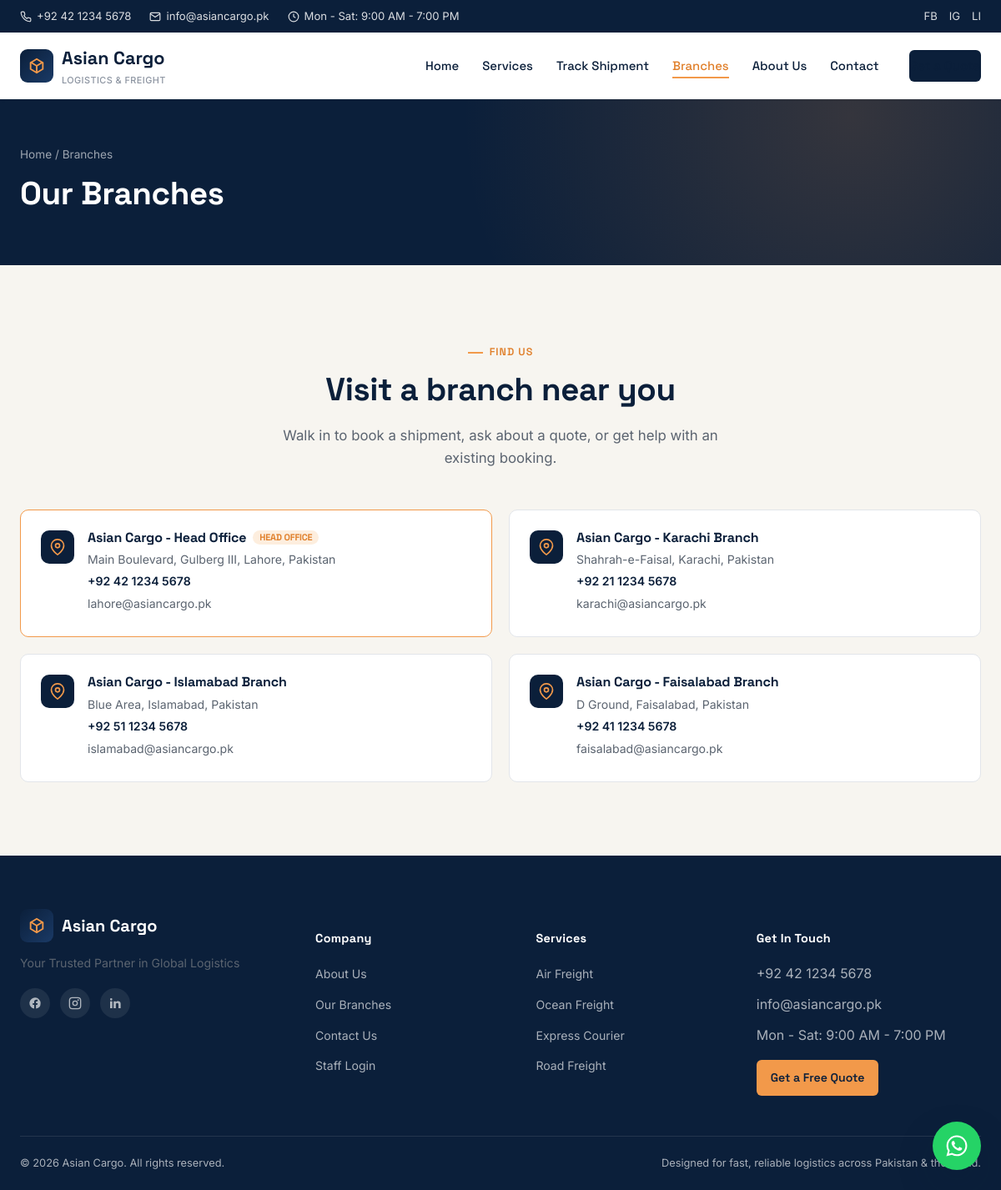
/branches.php, run on the app's committed database.
### tables this page shows
CREATE TABLE IF NOT EXISTS branches (
    id INT AUTO_INCREMENT PRIMARY KEY,
    branch_name VARCHAR(150) NOT NULL,
    city VARCHAR(100) NOT NULL,
    address VARCHAR(255) NOT NULL,
    phone VARCHAR(30) NOT NULL,
    email VARCHAR(150) NULL,
    latitude DECIMAL(10,7) NULL,
    longitude DECIMAL(10,7) NULL,
    is_head_office TINYINT(1) NOT NULL DEFAULT 0,
    display_order INT NOT NULL DEFAULT 0,
    created_at DATETIME NOT NULL DEFAULT CURRENT_TIMESTAMP
);

### config/helpers.php (called while the page is built, shortened)
<?php
require_once __DIR__ . '/database.php';
function e(?string $value): string
{
    return htmlspecialchars($value ?? '', ENT_QUOTES, 'UTF-8');
}
function setting(string $key, string $default = ''): string
{
    static $cache = null;
    if ($cache === null) {
        $cache = [];
        $stmt = getDB()->query('SELECT setting_key, setting_value FROM settings');
        foreach ($stmt->fetchAll() as $row) {
            $cache[$row['setting_key']] = $row['setting_value'];
        }
    }
    return $cache[$key] ?? $default;
}

### config/database.php (called while the page is built, shortened)
<?php
function getDB(): PDO
{
    static $pdo = null;
    if ($pdo === null) {
        try {
            $pdo = new PDO(
                'mysql:host=' . DB_HOST . ';dbname=' . DB_NAME . ';charset=utf8mb4',
                DB_USER,
                DB_PASS,
                [
                    PDO::ATTR_ERRMODE            => PDO::ERRMODE_EXCEPTION,
                    PDO::ATTR_DEFAULT_FETCH_MODE => PDO::FETCH_ASSOC,
                    PDO::ATTR_EMULATE_PREPARES   => false,
                ]
            );
        } catch (PDOException $e) {
            die('Database connection failed. Please check config/database.php — ' . $e->getMessage());
        }
    }
    return $pdo;
}

### branches.php (the view, shortened to what this page needs)
<?php
$activePage = 'branches';
$branches = getDB()->query('SELECT * FROM branches ORDER BY is_head_office DESC, display_order ASC')->fetchAll();
include __DIR__ . '/includes/header.php';
?>
<section class="page-header">
  <div class="container">
    <p class="breadcrumb"><a href="/">Home</a> / Branches</p>
    <h1>Our Branches</h1>
  </div>
</section>
<section class="section">
  <div class="container">
    <div class="section-head center">
      <span class="eyebrow">Find Us</span>
      <h2 class="section-title">Visit a branch near you</h2>
      <p class="section-sub">Walk in to book a shipment, ask about a quote, or get help with an existing booking.</p>
    </div>
    <div class="branches-grid">
      <?php foreach ($branches as $branch): ?>
      <div class="branch-card <?= $branch['is_head_office'] ? 'head-office' : '' ?>">
        <div class="branch-pin">
          <svg viewBox="0 0 24 24" fill="none" stroke="currentColor" stroke-width="2"><path d="M21 10c0 7-9 13-9 13s-9-6-9-13a9 9 0 0 1 18 0z"/><circle cx="12" cy="10" r="3"/></svg>
        </div>
        <div>
          <h4>
            <?= e($branch['branch_name']) ?>
            <?php if ($branch['is_head_office']): ?><span class="branch-tag">Head Office</span><?php endif; ?>
          </h4>
          <p><?= e($branch['address']) ?></p>
          <p class="branch-phone"><?= e($branch['phone']) ?></p>
          <?php if ($branch['email']): ?><p><?= e($branch['email']) ?></p><?php endif; ?>
        </div>
      </div>
      <?php endforeach; ?>
    </div>
  </div>
</section>
<?php include __DIR__ . '/includes/footer.php'; ?>

### includes/header.php (shortened to what this page needs)
<?php
$activePage = $activePage ?? '';
?>
<!DOCTYPE html>
<html lang="en">
<head>
<title><?= e($pageTitle ?? setting('site_name', 'Asian Cargo')) ?> | <?= e(setting('site_name', 'Asian Cargo')) ?></title>
<link rel="stylesheet" href="/css/style.css">
</head>
<body>
<div class="topbar">
  <div class="container">
    <div class="topbar-left">
      <span class="topbar-item">
        <?= e(setting('contact_phone', '+92 42 1234 5678')) ?>
      </span>
      <span class="topbar-item">
        <svg width="14" height="14" viewBox="0 0 24 24" fill="none" stroke="currentColor" stroke-width="2"><path d="M4 4h16v16H4z" stroke="none"/><path d="M22 6l-10 7L2 6"/><rect x="2" y="4" width="20" height="16" rx="2"/></svg>
        <?= e(setting('contact_email', 'info@asiancargo.pk')) ?>
      </span>
      <span class="topbar-item">
        <svg width="14" height="14" viewBox="0 0 24 24" fill="none" stroke="currentColor" stroke-width="2"><circle cx="12" cy="12" r="10"/><polyline points="12 6 12 12 16 14"/></svg>
        <?= e(setting('office_hours', 'Mon - Sat: 9:00 AM - 7:00 PM')) ?>
      </span>
    </div>
    <div class="topbar-social">
      <a href="<?= e(setting('facebook_url', '#')) ?>" aria-label="Facebook" target="_blank" rel="noopener">FB</a>
      <a href="<?= e(setting('instagram_url', '#')) ?>" aria-label="Instagram" target="_blank" rel="noopener">IG</a>
      <a href="<?= e(setting('linkedin_url', '#')) ?>" aria-label="LinkedIn" target="_blank" rel="noopener">LI</a>
    </div>
  </div>
</div>
<header class="site-header">
  <div class="container">
    <a href="/" class="logo">
      <span class="logo-mark">
        <svg viewBox="0 0 24 24" fill="none" stroke="#F2994A" stroke-width="2"><path d="M20 8l-8-5-8 5v8l8 5 8-5V8z"/><path d="M12 12l8-5M12 12v9M12 12L4 7"/></svg>
      </span>
      <span>
        <?= e(setting('site_name', 'Asian Cargo')) ?>
        <span class="logo-sub">LOGISTICS &amp; FREIGHT</span>
      </span>
    </a>
    <nav class="main-nav" id="mainNav">
      <ul>
        <li><a href="/" class="<?= $activePage === 'home' ? 'active' : '' ?>">Home</a></li>
        <li><a href="/services.php" class="<?= $activePage === 'services' ? 'active' : '' ?>">Services</a></li>
        <li><a href="/track.php" class="<?= $activePage === 'track' ? 'active' : '' ?>">Track Shipment</a></li>
        <li><a href="/branches.php" class="<?= $activePage === 'branches' ? 'active' : '' ?>">Branches</a></li>
        <li><a href="/about.php" class="<?= $activePage === 'about' ? 'active' : '' ?>">About Us</a></li>
        <li><a href="/contact.php" class="<?= $activePage === 'contact' ? 'active' : '' ?>">Contact</a></li>
      </ul>
      <a href="/quote.php" class="btn btn-navy btn-sm">Get a Quote</a>
    </nav>
  </div>
</header>

### includes/footer.php (shortened to what this page needs)
<footer class="site-footer">
  <div class="container">
    <div class="footer-grid">
      <div class="footer-col">
        <div class="footer-logo">
          <span class="logo-mark">
            <svg viewBox="0 0 24 24" fill="none" stroke="#F2994A" stroke-width="2"><path d="M20 8l-8-5-8 5v8l8 5 8-5V8z"/><path d="M12 12l8-5M12 12v9M12 12L4 7"/></svg>
          </span>
          <?= e(setting('site_name', 'Asian Cargo')) ?>
        </div>
        <p style="font-size:0.88rem; max-width: 280px;">
          <?= e(setting('site_tagline', 'Your trusted partner in global logistics, delivering air, ocean and express freight across the world.')) ?>
        </p>
        <div class="footer-social" style="margin-top:18px;">
          <a href="<?= e(setting('facebook_url', '#')) ?>" aria-label="Facebook" target="_blank" rel="noopener"><svg viewBox="0 0 24 24" fill="currentColor"><path d="M22 12a10 10 0 1 0-11.5 9.9v-7H7.9V12h2.6V9.8c0-2.6 1.5-4 3.9-4 1.1 0 2.3.2 2.3.2v2.5h-1.3c-1.3 0-1.7.8-1.7 1.6V12h2.9l-.5 2.9h-2.4v7A10 10 0 0 0 22 12z"/></svg></a>
          <a href="<?= e(setting('instagram_url', '#')) ?>" aria-label="Instagram" target="_blank" rel="noopener"><svg viewBox="0 0 24 24" fill="none" stroke="currentColor" stroke-width="2"><rect x="2" y="2" width="20" height="20" rx="5"/><circle cx="12" cy="12" r="4"/><circle cx="17.5" cy="6.5" r="0.5" fill="currentColor"/></svg></a>
          <a href="<?= e(setting('linkedin_url', '#')) ?>" aria-label="LinkedIn" target="_blank" rel="noopener"><svg viewBox="0 0 24 24" fill="currentColor"><path d="M6.94 5a2 2 0 1 1-4-.002 2 2 0 0 1 4 .002zM7 8.48H3V21h4V8.48zm6.32 0H9.34V21h3.94v-6.57c0-3.66 4.77-3.96 4.77 0V21H22v-7.93c0-6.17-7.06-5.94-8.68-2.91V8.48z"/></svg></a>
        </div>
      </div>
      <div class="footer-col">
        <h5>Company</h5>
        <ul>
          <li><a href="/about.php">About Us</a></li>
          <li><a href="/branches.php">Our Branches</a></li>
          <li><a href="/contact.php">Contact Us</a></li>
          <li><a href="/admin/">Staff Login</a></li>
        </ul>
      </div>
      <div class="footer-col">
        <h5>Services</h5>
        <ul>
          <li><a href="/services.php#air">Air Freight</a></li>
          <li><a href="/services.php#ocean">Ocean Freight</a></li>
          <li><a href="/services.php#express">Express Courier</a></li>
          <li><a href="/services.php#road">Road Freight</a></li>
        </ul>
      </div>
      <div class="footer-col">
        <h5>Get In Touch</h5>
        <ul>
          <li><?= e(setting('contact_phone', '+92 42 1234 5678')) ?></li>
          <li><?= e(setting('contact_email', 'info@asiancargo.pk')) ?></li>
          <li><?= e(setting('office_hours', 'Mon - Sat: 9:00 AM - 7:00 PM')) ?></li>
          <li><a href="/quote.php" class="btn btn-primary btn-sm" style="margin-top:6px;">Get a Free Quote</a></li>
        </ul>
      </div>
    </div>
    <div class="footer-bottom">
      <span>&copy; <?= date('Y') ?> <?= e(setting('site_name', 'Asian Cargo')) ?>. All rights reserved.</span>
      <span>Designed for fast, reliable logistics across Pakistan &amp; the world.</span>
    </div>
  </div>
</footer>
<?php
$waNumber = setting('contact_whatsapp', '923001234567');
if ($waNumber): ?>
<a class="whatsapp-float" target="_blank" rel="noopener"
   href="https://wa.me/<?= e($waNumber) ?>?text=<?= rawurlencode('Hello Asian Cargo, I would like to ask about a shipment.') ?>"
   aria-label="Chat on WhatsApp">
</a>
<?php endif; ?>
</body>
</html>

### data on the page
branches: branch_name "Asian Cargo - Head Office", is_head_office "HEAD OFFICE", address "Main Boulevard, Gulberg III, Lahore, Pakistan", phone "+92 42 1234 5678", email "lahore@asiancargo.pk"
branches: branch_name "Asian Cargo - Karachi Branch", address "Shahrah-e-Faisal, Karachi, Pakistan", phone "+92 21 1234 5678", email "karachi@asiancargo.pk"
branches: branch_name "Asian Cargo - Islamabad Branch", address "Blue Area, Islamabad, Pakistan", phone "+92 51 1234 5678", email "islamabad@asiancargo.pk"
branches: branch_name "Asian Cargo - Faisalabad Branch", address "D Ground, Faisalabad, Pakistan", phone "+92 41 1234 5678", email "faisalabad@asiancargo.pk"

### other printed values
setting('contact_phone', '+92 42 1234 5678') "+92 42 1234 5678"
setting('contact_email', 'info@asiancargo.pk') "info@asiancargo.pk"
setting('office_hours', 'Mon - Sat: 9:00 AM - 7:00 PM') "Mon - Sat: 9:00 AM - 7:00 PM"
setting('site_name', 'Asian Cargo') "Asian Cargo"
